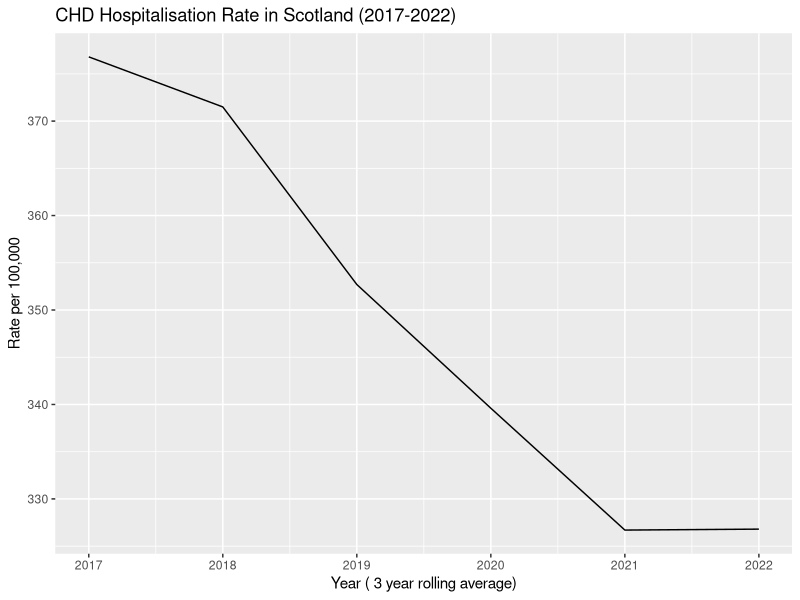
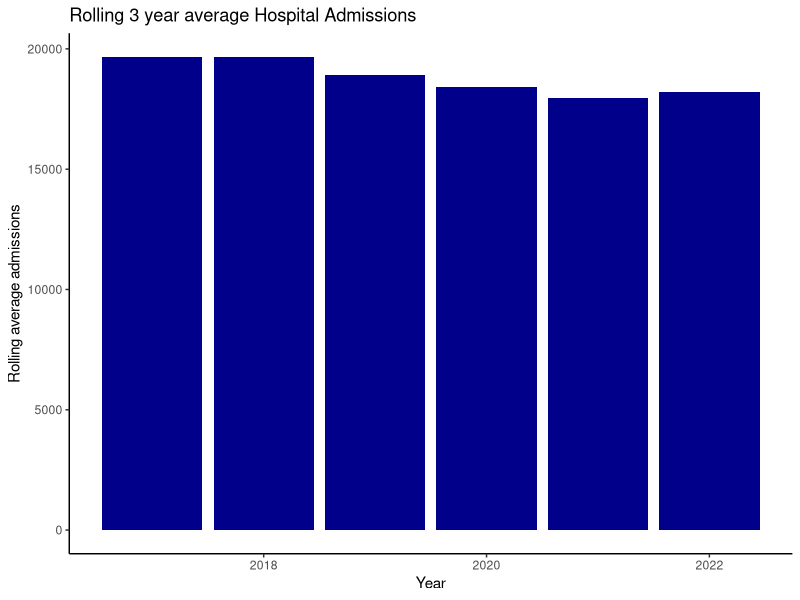

Recreate these plots in R, in order.
## ---- chunk 1
knitr::opts_chunk$set(echo = TRUE)
## ---- chunk 2
library(tidyverse)
library(readr) 
library(tidyr) 
library(dplyr) 
library(here) 
## ---- chunk 3
CHD_total <- read_csv("ScotPHO_CHD_total.csv")
glimpse(CHD_total)
view(CHD_total)
## ---- chunk 4
CHD_tidy <- CHD_total %>% select (year, period, numerator, measure) %>%  filter( year >= 2017) %>% rename(Hosp_per_year = 'numerator', HospRate_100k = 'measure' )
## ---- chunk 5
CHD_tidy %>% mutate(period = gsub(" financial years; 3-year aggregates","", period )) %>% mutate(period = gsub("to","-", period ))
## ---- chunk 6
summary(CHD_tidy)
## ---- chunk 7
ggplot( CHD_tidy,aes(x=year, y=HospRate_100k )) + labs(title = "CHD Hospitalisation Rate in Scotland (2017-2022)", x="Year ( 3 year rolling average)", y= "Rate per 100,000") + geom_line()

## ---- chunk 8

data_frame()
## ---- chunk 9
ggplot(CHD_tidy, aes(x= year, y= Hosp_per_year)) + geom_col(fill = "blue4") + labs( title="Rolling 3 year average Hospital Admissions", x="Year", y="Rolling average admissions") + theme_classic()
